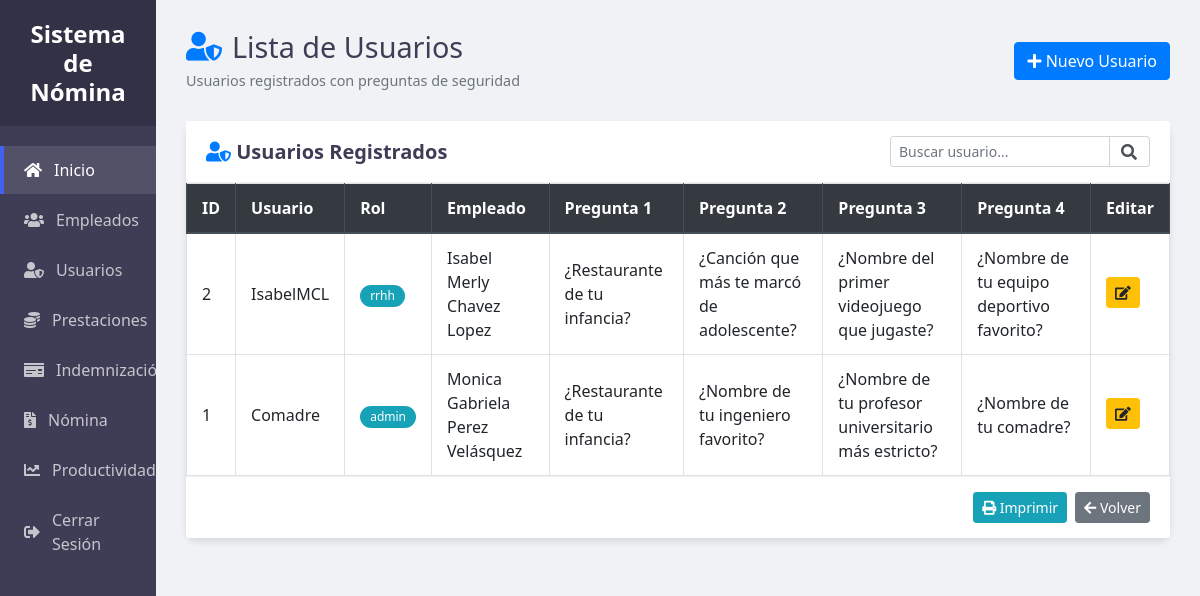
The app's page /ProyectoNomina/index.php?controller=usuario&action=ver (signed in) with its own data.
### tables this page shows
CREATE TABLE `usuario` (
  `ID_Usuario` int(11) NOT NULL AUTO_INCREMENT,
  `ID_Emp` int(11) NOT NULL,
  `Nombre_Usuario` varchar(50) NOT NULL,
  `Contrasena` varchar(255) NOT NULL,
  `Rol` enum('admin','rrhh') NOT NULL,
  `Pregunta1` varchar(100) NOT NULL,
  `Respuesta1` varchar(255) NOT NULL,
  `Pregunta2` varchar(100) NOT NULL,
  `Respuesta2` varchar(255) NOT NULL,
  `Pregunta3` varchar(100) NOT NULL,
  `Respuesta3` varchar(255) NOT NULL,
  `Pregunta4` varchar(100) NOT NULL,
  `Respuesta4` varchar(255) NOT NULL,
  `Estado` enum('activo','inactivo') DEFAULT 'activo',
  `Fecha_Creacion` datetime DEFAULT current_timestamp(),
  PRIMARY KEY (`ID_Usuario`),
  UNIQUE KEY `Nombre_Usuario` (`Nombre_Usuario`),
  KEY `ID_Emp` (`ID_Emp`),
  CONSTRAINT `usuario_ibfk_1` FOREIGN KEY (`ID_Emp`) REFERENCES `empleado` (`ID_Emp`)
);

### ProyectoNomina/Controllers/UsuarioController.php (called while the page is built, shortened)
<?php
require_once __DIR__ . '/../Models/UsuarioModelo.php';
class UsuarioController {
    private $usuarios;
    public function __construct() {
        $this->usuarios = new UsuarioModelo(db::conectar());
    }
    public function ver() {
        $usuarios = $this->usuarios->obtenerUsuarios();
        require_once 'Views/Usuarios/Ver.php';
    }
}

### ProyectoNomina/Config/db.php (called while the page is built)
<?php
if (!class_exists('db')) {
    class db {
        private static $conn;
        public static function conectar() {
            if (self::$conn === null) {
                try {
                    self::$conn = new PDO("mysql:host=127.0.0.1:3308;dbname=rrhh", "root", "1234");
                    self::$conn->setAttribute(PDO::ATTR_ERRMODE, PDO::ERRMODE_EXCEPTION);
                } catch (PDOException $e) {
                    die("Error de conexión: " . $e->getMessage());
                }
            }
            return self::$conn;
        }
    }
}
?>

### ProyectoNomina/Models/UsuarioModelo.php (called while the page is built, shortened)
<?php
require_once __DIR__ . '/../Config/db.php';
class UsuarioModelo {
    private $conn;
    public function __construct($db) {
        $this->conn = $db;
    }
    public function obtenerUsuarios() {
        $stmt = $this->conn->prepare("CALL spObtenerUsuarios()");
        $stmt->execute();
        return $stmt->fetchAll(PDO::FETCH_ASSOC);
    }
}

### ProyectoNomina/Views/Usuarios/Ver.php (the view, shortened to what this page needs)
<!DOCTYPE html>
<html lang="es">
<head>
    <link rel="stylesheet" href="https://cdn.jsdelivr.net/npm/bootstrap@4.6.2/dist/css/bootstrap.min.css">
    <link rel="stylesheet" href="https://cdnjs.cloudflare.com/ajax/libs/font-awesome/5.15.4/css/all.min.css">
    <link rel="stylesheet" href="Public/CSS/styleVerEmp.css">
</head>
<body>
    <div class="sidebar">
        <div class="sidebar-header">
            <h3>Sistema de Nómina</h3>
        </div>
        <ul class="sidebar-menu">
            <li><a href="index.php"  class="active"><i class="fas fa-home"></i> Inicio</a></li>
            <li><a href="index.php?controller=empleado&action=ver"><i class="fas fa-users"></i> Empleados</a></li>
            <li><a href="index.php?controller=usuario&action=ver"><i class="fas fa-user-shield"></i> Usuarios</a></li>
            <li><a href="index.php?controller=prestacion&action=ver"><i class="fas fa-coins"></i> Prestaciones</a></li>
            <li><a href="index.php?controller=indemnizacion&action=ver"><i class="fas fa-money-check"></i> Indemnización</a></li>
            <li><a href="index.php?controller=nomina&action=ver"><i class="fas fa-file-invoice-dollar"></i> Nómina</a></li>
        <li><a href="index.php?controller=productividad&action=ver"><i class="fas fa-chart-line"></i> Productividad</a></li>
        <li><a href="index.php?controller=login&action=logout"><i class="fas fa-sign-out-alt"></i> Cerrar Sesión</a></li>
        </ul>
    </div>
    <div class="main-content">
        <div class="content-container">
            <div class="header">
                <div class="header-title">
                    <h1><i class="fas fa-user-shield text-primary"></i> Lista de Usuarios</h1>
                    <p class="text-muted">Usuarios registrados con preguntas de seguridad</p>
                </div>
                <div class="header-actions">
                    <a href="index.php?controller=usuario&action=crear" class="btn btn-primary">
                        <i class="fas fa-plus"></i> Nuevo Usuario
                    </a>
                </div>
            </div>
            <div class="card mb-4">
                <div class="card-header bg-white d-flex justify-content-between align-items-center">
                    <h5 class="mb-0"><i class="fas fa-user-shield text-primary"></i> Usuarios Registrados</h5>
                    <div class="search-box">
                        <div class="input-group">
                            <input type="text" id="searchInput" class="form-control form-control-sm" placeholder="Buscar usuario...">
                            <div class="input-group-append">
                                <span class="input-group-text"><i class="fas fa-search"></i></span>
                            </div>
                        </div>
                    </div>
                </div>
                <div class="card-body p-0">
                    <?php if (empty($usuarios)): ?>
                        <div class="alert alert-info m-3">
                            <i class="fas fa-info-circle"></i> No hay usuarios registrados en el sistema.
                        </div>
                    <?php else: ?>
                        <div class="table-container">
                            <table class="table table-bordered table-hover" id="usuarioTable">
                                <thead class="thead-dark">
                                    <tr>
                                        <th>ID</th>
                                        <th>Usuario</th>
                                        <th>Rol</th>
                                        <th>Empleado</th>
                                        <th>Pregunta 1</th>
                                        <th>Pregunta 2</th>
                                        <th>Pregunta 3</th>
                                        <th>Pregunta 4</th>
                                        <th>Editar</th>
                                    </tr>
                                </thead>
                                <tbody>
                                    <?php foreach ($usuarios as $u): ?>
                                        <tr>
                                            <td><?= $u['ID_Usuario'] ?></td>
                                            <td><?= htmlspecialchars($u['Nombre_Usuario']) ?></td>
                                            <td><span class="badge badge-info"><?= $u['Rol'] ?></span></td>
                                            <td><?= htmlspecialchars($u['Nombre_Empleado']) ?></td>
                                            <td><?= htmlspecialchars($u['Pregunta1']) ?></td>
                                            <td><?= htmlspecialchars($u['Pregunta2']) ?></td>
                                            <td><?= htmlspecialchars($u['Pregunta3']) ?></td>
                                            <td><?= htmlspecialchars($u['Pregunta4']) ?></td>
                                            <td>
                                                <a href="index.php?controller=usuario&action=editar&id=<?= $u['ID_Usuario'] ?>" class="btn btn-sm btn-warning mb-1" title="Editar usuario">
                                                    <i class="fas fa-edit"></i>
                                                </a>
                                            </td>
                                        </tr>
                                    <?php endforeach; ?>
                                </tbody>
                            </table>
                        </div>
                    <?php endif; ?>
                </div>
                <div class="card-footer bg-white">
                    <div class="d-flex justify-content-end">
                        <button type="button" class="btn btn-info btn-sm mr-2" onclick="window.print()" title="Imprimir lista">
                            <i class="fas fa-print"></i> Imprimir
                        </button>
                        <a href="index.php" class="btn btn-secondary btn-sm" title="Volver al inicio">
                            <i class="fas fa-arrow-left"></i> Volver
                        </a>
                    </div>
                </div>
            </div>
        </div>
    </div>
</body>
</html>

### ProyectoNomina/Public/CSS/styleVerEmp.css (style rules this page uses)
:root { --primary: #4361ee; --secondary: #3f3d56; --success: #23a359; --danger: #e74c3c; --light: #f8f9fa; --dark: #343a40; --gray: #6c757d; --sidebar-width: 13%; }
body { margin: 0; padding: 0; font-family: 'Segoe UI', Roboto, 'Helvetica Neue', Arial, sans-serif; background-color: #f0f2f5; display: flex; min-height: 100vh; overflow: hidden; }
.sidebar { width: var(--sidebar-width); background-color: var(--secondary); color: white; position: fixed; height: 100vh; overflow-y: auto; z-index: 100; }
.sidebar-header { padding: 20px; background-color: rgba(0, 0, 0, 0.2); text-align: center; }
.sidebar-header h3 { margin: 0; font-size: 1.5rem; font-weight: 600; }
.sidebar-menu { list-style: none; padding: 0; margin: 20px 0; }
.sidebar-menu li { margin-bottom: 2px; }
.sidebar-menu a { display: flex; align-items: center; padding: 12px 20px; color: rgba(255, 255, 255, 0.7); text-decoration: none; transition: all 0.3s; border-left: 4px solid transparent; }
.sidebar-menu a:hover, .sidebar-menu a.active { background-color: rgba(255, 255, 255, 0.1); color: white; border-left-color: var(--primary); }
.sidebar-menu i { margin-right: 12px; }
.main-content { flex: 1; margin-left: var(--sidebar-width); height: 100vh; overflow-y: auto; }
.content-container { padding: 30px; max-width: 1800px; margin: 0 auto; }
.header { display: flex; justify-content: space-between; align-items: center; margin-bottom: 30px; }
.header-title h1 { margin: 0; font-size: 1.8rem; color: var(--secondary); display: flex; align-items: center; }
.header-title h1 i { margin-right: 10px; }
.header-title p { margin: 5px 0 0; font-size: 0.9rem; }
.card { border: none; border-radius: 10px; box-shadow: 0 4px 6px rgba(0, 0, 0, 0.1); margin-bottom: 30px; background-color: white; }
.card-header { padding: 15px 20px; border-bottom: 1px solid rgba(0, 0, 0, 0.05); }
.card-header h5 { font-weight: 600; color: var(--secondary); }
.table-container { max-height: calc(100vh - 250px); overflow-y: auto; overflow-x: auto; }
.table { margin-bottom: 0; width: 100%; }
.table thead th { position: sticky; top: 0; background-color: #f8f9fa; z-index: 10; font-weight: 600; border-top: none; border-bottom: 2px solid #dee2e6; padding: 12px 15px; white-space: nowrap; }
.table td { padding: 12px 15px; vertical-align: middle; }
.badge { padding: 5px 10px; border-radius: 30px; font-weight: 500; font-size: 0.75rem; }
.card-footer { background-color: white; border-top: 1px solid rgba(0, 0, 0, 0.05); padding: 15px 20px; }
.search-box { max-width: 300px; margin-left: auto; }
.search-box .form-control { border-top-right-radius: 0; border-bottom-right-radius: 0; }
.search-box .input-group-text { background-color: white; border-left: none; }

### records on screen
usuario: ID_Usuario "2", Nombre_Usuario "IsabelMCL", Rol "rrhh", Nombre_Empleado "Isabel Merly Chavez Lopez", Pregunta1 "¿Restaurante de tu infancia?", Pregunta2 "¿Canción que más te marcó de adolescente?", Pregunta3 "¿Nombre del primer videojuego que jugaste?", Pregunta4 "¿Nombre de tu equipo deportivo favorito?"
usuario: ID_Usuario "1", Nombre_Usuario "Comadre", Rol "admin", Nombre_Empleado "Monica Gabriela Perez Velásquez", Pregunta1 "¿Restaurante de tu infancia?", Pregunta2 "¿Nombre de tu ingeniero favorito?", Pregunta3 "¿Nombre de tu profesor universitario más estricto?", Pregunta4 "¿Nombre de tu comadre?"
